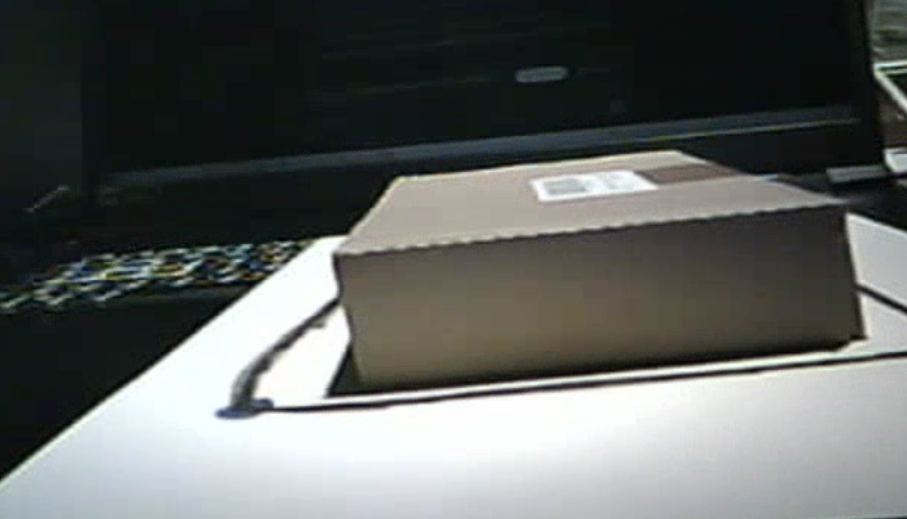
#> input picture test_data/cardboardOK.png, 907 x 519 px, found by its file name
$ python detectPaletteIMG.py
#> lines starting #> are read from the running program, lines starting #| are printed output that depends on the picture; after the words box and inside, x2 and y2 are one past the last pixel; in counts of white or black regions, pixels touching at a corner belong together
import cv2
import numpy as np

# Load the first and second images
image1_path = "iot_camera_image_detection/test_data/cardboardOK.png"  # Cardboard inside the area
image2_path = "iot_camera_image_detection/test_data/carboardNOK.png"  # Cardboard cutting the black line

image1 = cv2.imread(image1_path)
#> image1 is the input picture: shape (519, 907, 3); mean B, G, R 98.1, 100.2, 97
image2 = cv2.imread(image2_path)
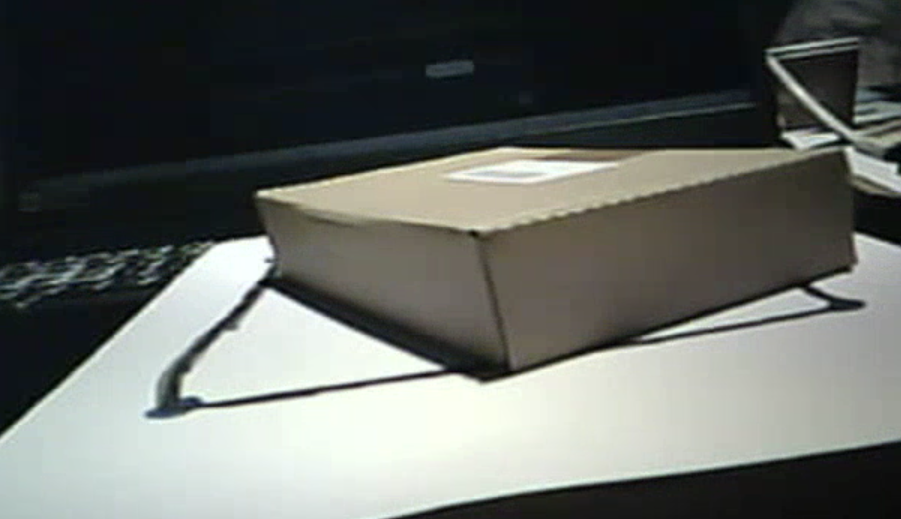
#> input picture test_data/carboardNOK.png, 901 x 519 px, found by its file name
#> image2 is the input picture: shape (519, 901, 3); mean B, G, R 101.3, 105.7, 102.2

# Function to detect black lines and analyze gaps
def analyze_line_continuity(image):
    # Convert to grayscale and apply thresholding to detect black regions
    gray = cv2.cvtColor(image, cv2.COLOR_BGR2GRAY)
    _, thresh = cv2.threshold(gray, 50, 255, cv2.THRESH_BINARY_INV)
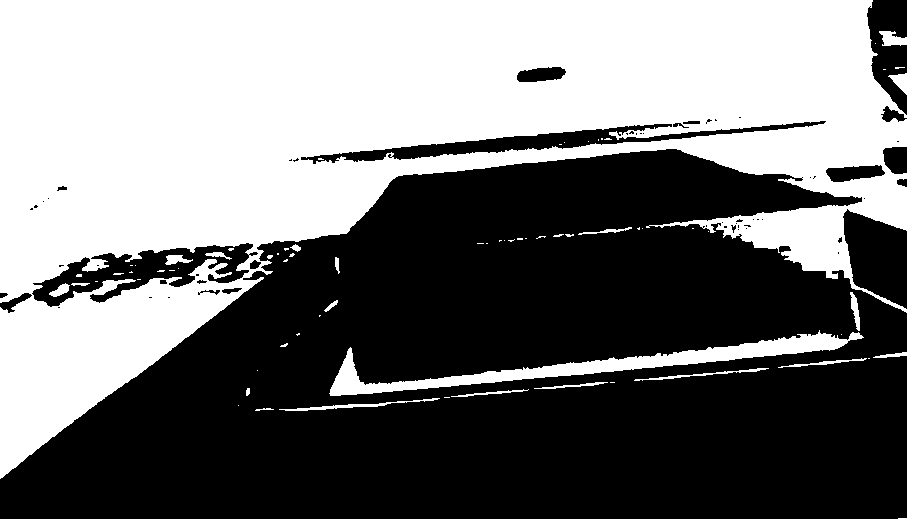
#> thresh: shape (519, 907); 46.2% white; 71 white regions (49 under 20 px)

    # Find contours
    contours, _ = cv2.findContours(thresh, cv2.RETR_EXTERNAL, cv2.CHAIN_APPROX_SIMPLE)
#> contours = 49 contours, 34 with area under 20; largest, box (x1, y1, x2, y2) and area: (0, 0, 907, 479) 218202, (329, 330, 864, 396) 6314, (279, 398, 440, 411) 237, (879, 31, 907, 46) 234, (888, 73, 907, 95) 185

    # Assume the black line is the largest contour by area
    if contours:
        black_line_contour = max(contours, key=cv2.contourArea)
#> black_line_contour = contour of 1012 points, box (x1, y1, x2, y2) (0, 0, 907, 479), area 218202

        # Draw the detected black line contour
        cv2.drawContours(image, [black_line_contour], -1, (0, 255, 0), 3)
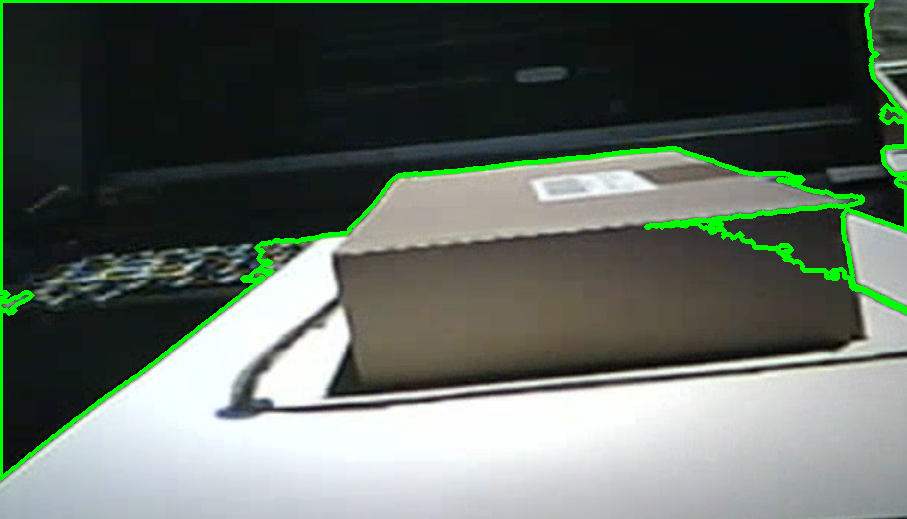
#> image: shape (519, 907, 3); 3.09% of pixels changed, all inside (x1, y1, x2, y2) = (0, 0, 907, 481)

        # Create a mask for the black line
        mask = np.zeros_like(thresh)
        cv2.drawContours(mask, [black_line_contour], -1, 255, -1)
#> mask: shape (519, 907); 46.7% white; 1 white region, box (x1, y1, x2, y2) and area: (0, 0, 907, 479) 220024

        # Check for gaps (regions in the mask with no black line due to obstruction)
        gaps = cv2.bitwise_and(thresh, cv2.bitwise_not(mask))
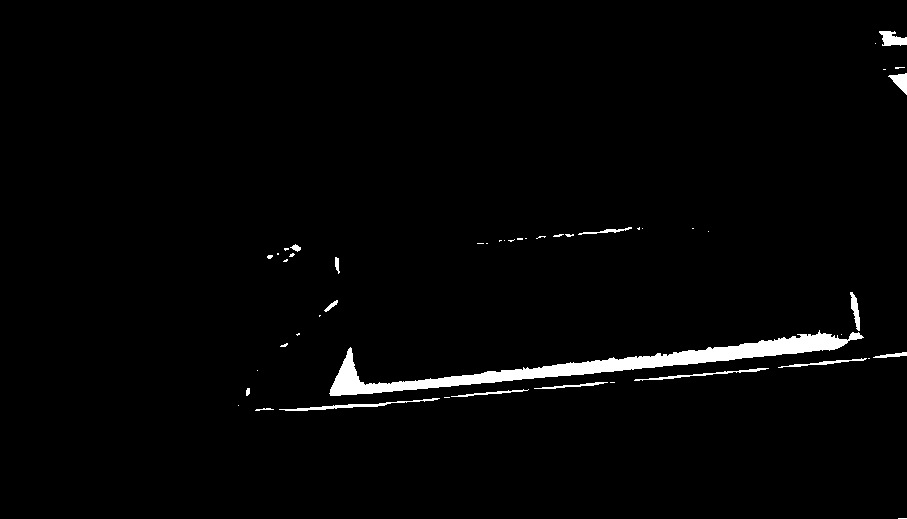
#> gaps: shape (519, 907); 2% white; 48 white regions (31 under 20 px), largest, box (x1, y1, x2, y2) and area: (329, 330, 864, 396) 6896, (279, 398, 440, 411) 398, (634, 368, 769, 381) 280

        # Count non-zero pixels in the gaps
        gap_pixels = cv2.countNonZero(gaps)
#> gap_pixels = 9433
        print(gap_pixels)
#| 9433
        # Threshold to determine if there is an obstruction
        if gap_pixels > 10000:  # Adjust this value based on the size of the line
            return "Erreur mauvais placement"
        else:
            return "Correct placement"
    else:
        return "Black line not detected"

# Analyze the two images
result1 = analyze_line_continuity(image1)
#> result1 = 'Correct placement'
# print(result1)
result2 = analyze_line_continuity(image2)
#> in analyze_line_continuity (call 2), `_, thresh = cv2.threshold(gray, 50, 255, cv2.THRESH_BINARY_INV)`:
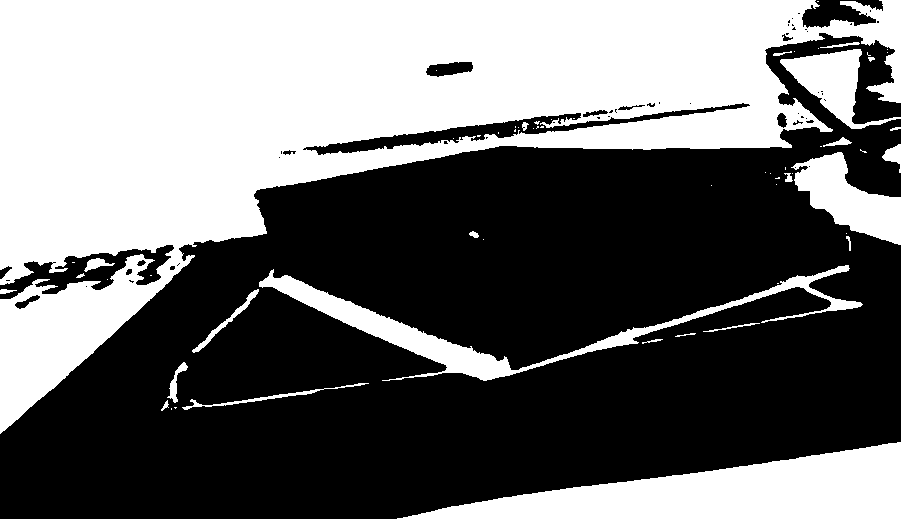
#> thresh: shape (519, 901); 43.1% white; 61 white regions (36 under 20 px)
#> in analyze_line_continuity (call 2), `contours, _ = cv2.findContours(thresh, cv2.RETR_EXTERNAL, cv2.CHAIN_AP..`: contours = 47 contours, 30 with area under 20; largest, box (x1, y1, x2, y2) and area: (0, 0, 901, 434) 164814, (397, 442, 901, 519) 19863, (259, 265, 863, 381) 7822, (791, 152, 901, 245) 4760, (780, 49, 901, 129) 3408
#> in analyze_line_continuity (call 2), `black_line_contour = max(contours, key=cv2.contourArea)`: black_line_contour = contour of 1056 points, box (x1, y1, x2, y2) (0, 0, 901, 434), area 164814
#> in analyze_line_continuity (call 2), `cv2.drawContours(image, [black_line_contour], -1, (0, 255, 0), 3)`:
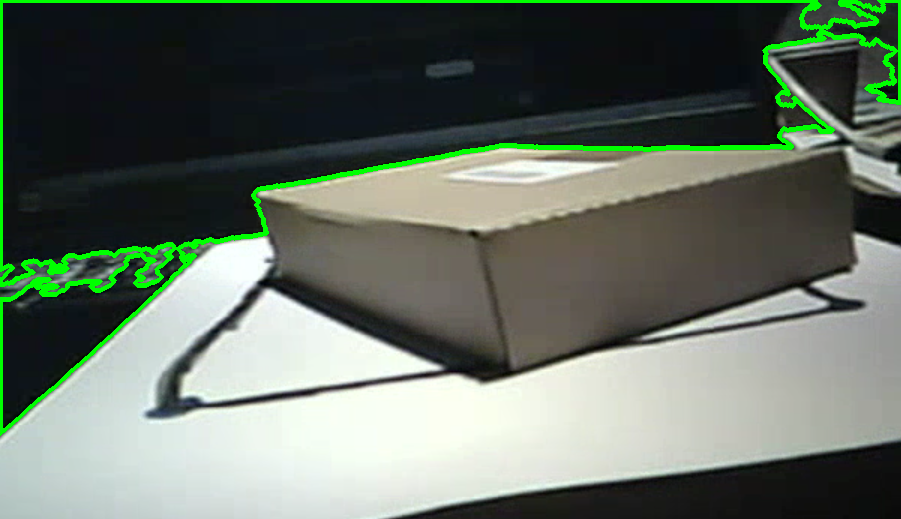
#> image: shape (519, 901, 3); 3.17% of pixels changed, all inside (x1, y1, x2, y2) = (0, 0, 901, 436)
#> in analyze_line_continuity (call 2), `cv2.drawContours(mask, [black_line_contour], -1, 255, -1)`: mask: shape (519, 901); 35.6% white; 1 white region, box (x1, y1, x2, y2) and area: (0, 0, 901, 434) 166629
#> in analyze_line_continuity (call 2), `gaps = cv2.bitwise_and(thresh, cv2.bitwise_not(mask))`:
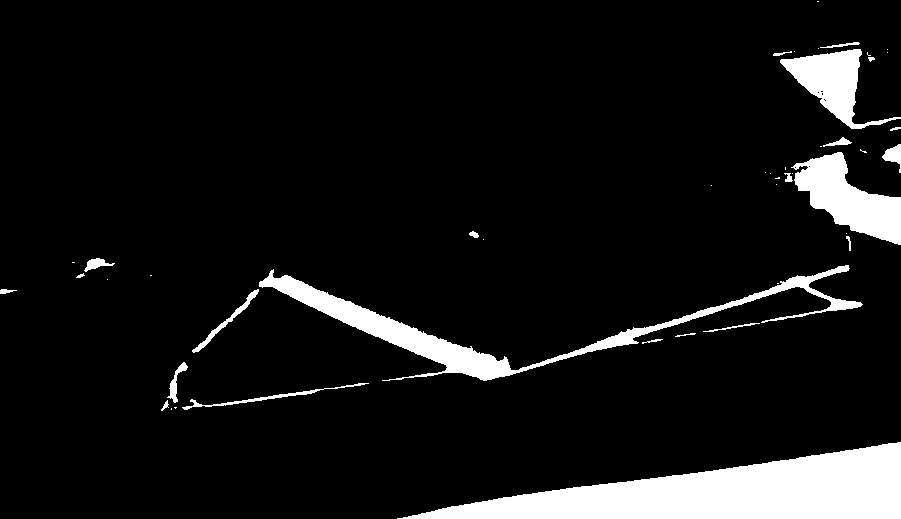
#> gaps: shape (519, 901); 8.5% white; 46 white regions (23 under 20 px), largest, box (x1, y1, x2, y2) and area: (397, 442, 901, 519) 20405, (259, 265, 863, 381) 8638, (791, 152, 901, 245) 4937
#> in analyze_line_continuity (call 2), `gap_pixels = cv2.countNonZero(gaps)`: gap_pixels = 39914
#| 39914
#> result2 = 'Erreur mauvais placement'

# Show results
print(result1, result2)
#| Correct placement Erreur mauvais placement
